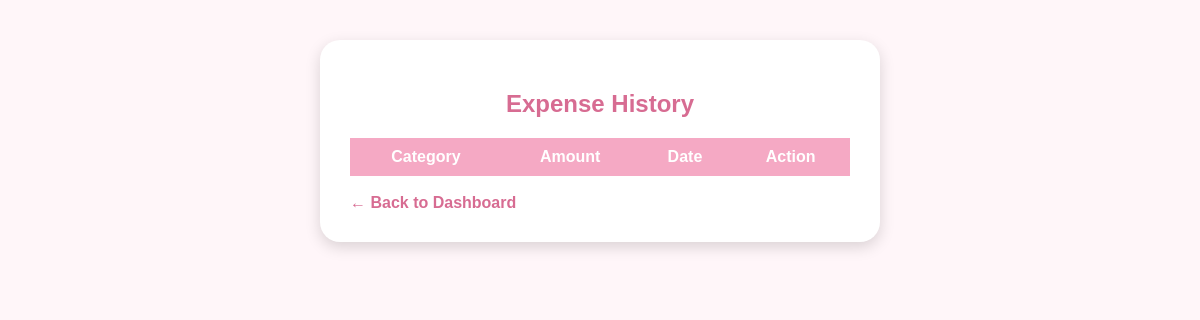
The app's page /expenses (signed in), older data.
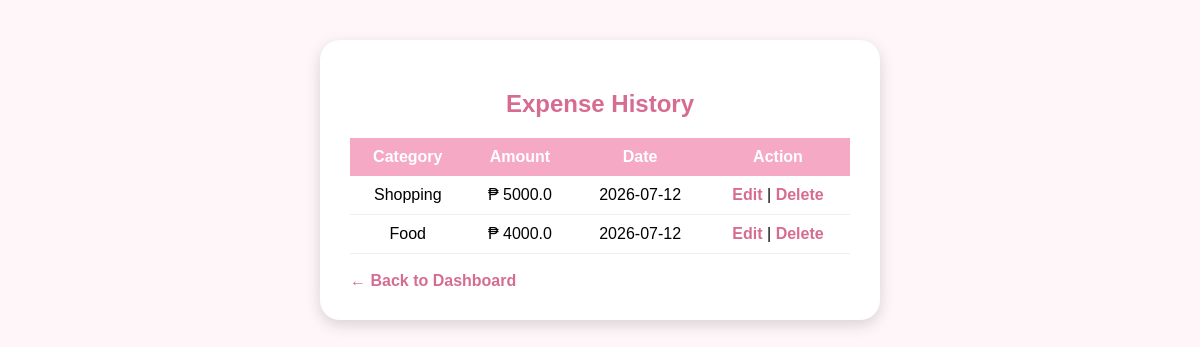
The same page, newer data.
### tables this page shows
CREATE TABLE expenses (

    id INTEGER PRIMARY KEY AUTOINCREMENT,

    user_id INTEGER,

    category TEXT,

    amount REAL,

    payment_method TEXT,

    expense_date TEXT,

    notes TEXT,

    FOREIGN KEY(user_id) REFERENCES users(id)

);

### app.py (the view)
@app.route("/expenses")
def view_expenses():
    if "user_id" not in session:
        return redirect("/login")
    conn = get_db_connection()
    expenses = conn.execute(
        """
        SELECT *
        FROM expenses
        WHERE user_id=?
        ORDER BY expense_date DESC
        """,
        (session["user_id"],)
    ).fetchall()
    conn.close()
    return render_template(
        "expenses.html",
        expenses=expenses
    )

### app.py (called while the page is built)
def get_db_connection():
    conn = sqlite3.connect(DATABASE)
    conn.row_factory = sqlite3.Row
    return conn

### templates/expenses.html (shortened to what this page needs)
<!DOCTYPE html>
<html>
<head>
<link rel="stylesheet" href="{{ url_for('static', filename='css/style.css') }}">
</head>
<body>
<div class="container">
<h2>Expense History</h2>
<table>
<tr>
<th>Category</th>
<th>Amount</th>
<th>Date</th>
<th>Action</th>
</tr>
{% for expense in expenses %}
<tr>
<td>{{ expense.category }}</td>
<td>₱ {{ expense.amount }}</td>
<td>{{ expense.expense_date }}</td>
<td>
<a href="{{ url_for('edit_expense', id=expense.id) }}">
Edit
</a>
|
<a href="{{ url_for('delete_expense', id=expense.id) }}"
onclick="return deleteConfirmation();">
Delete
</a>
</td>
</tr>
{% endfor %}
</table>
<br>
<a href="{{ url_for('dashboard') }}">
← Back to Dashboard
</a>
</div>
</body>
</html>

Row changes from the older to the newer data that the page shows:
added expenses: category "Shopping", amount "5000.0", expense_date "2026-07-12"
added expenses: category "Food", amount "4000.0", expense_date "2026-07-12"
